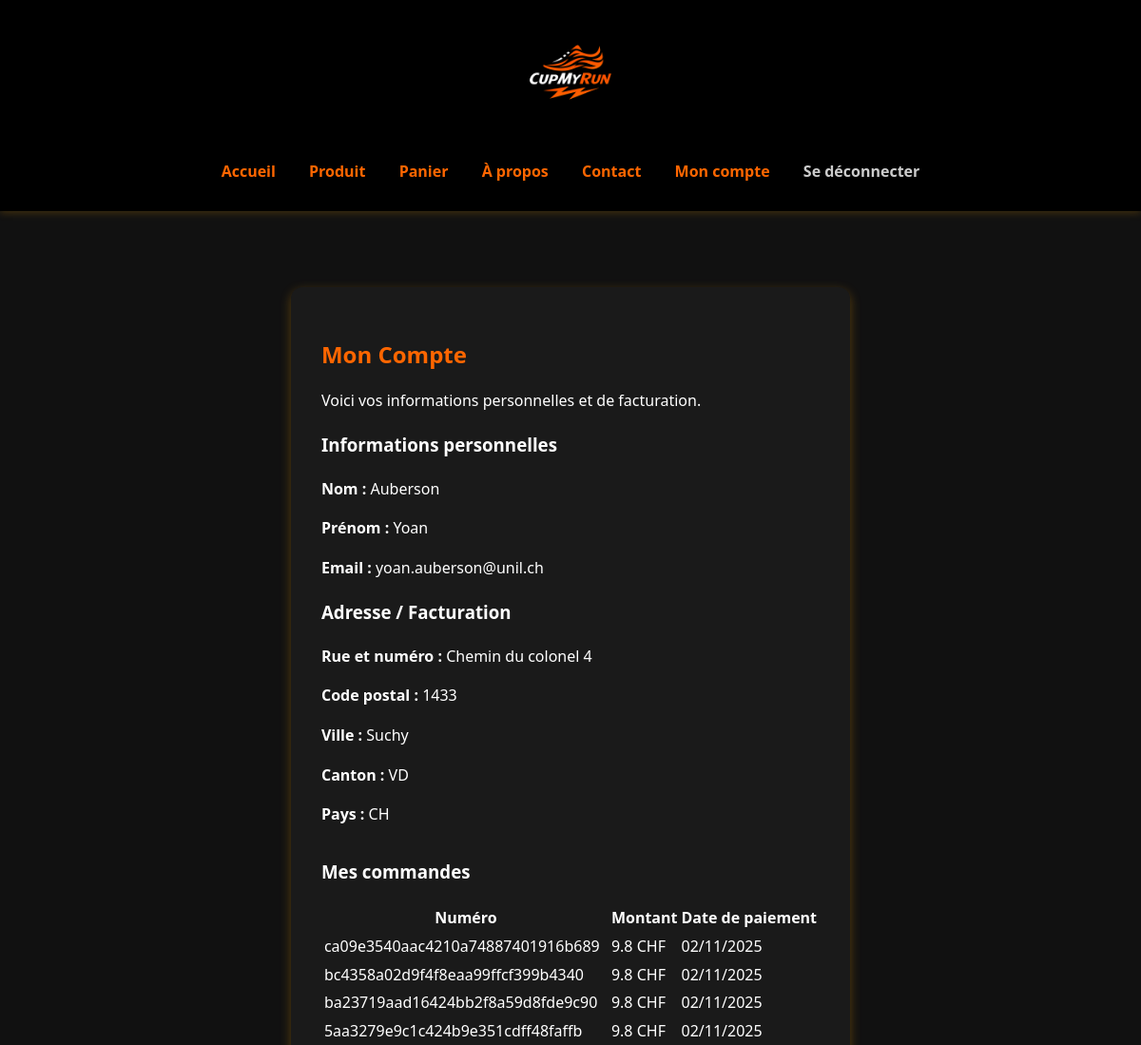
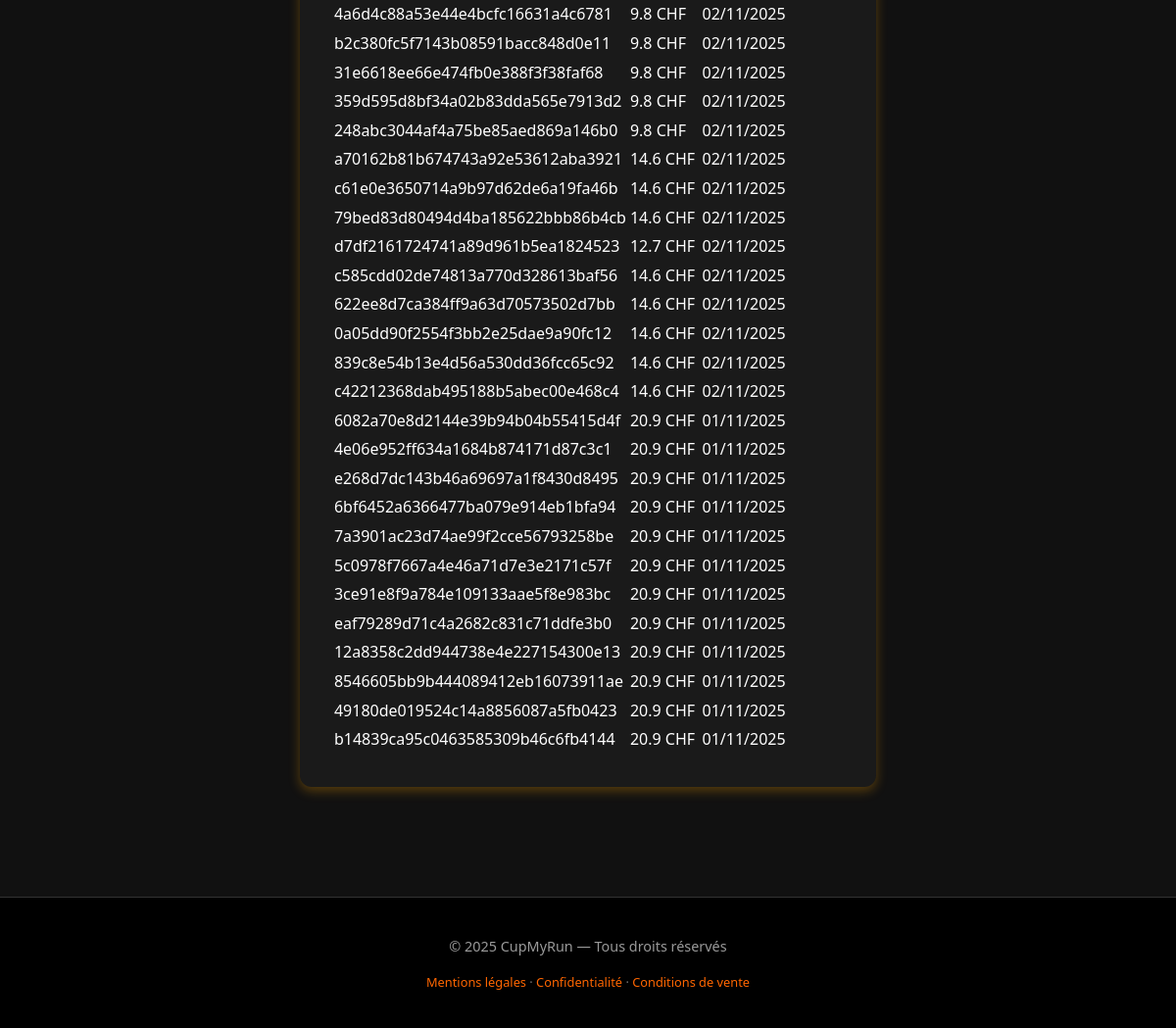
The page /compte (signed in) on the database its author committed (2 pictures, top to bottom).
### models/db_database.py (models this page shows, shortened)
class User(db.Model):
    __tablename__ = "users"
    id = db.Column(db.Integer, primary_key=True)
    first_name = db.Column(db.String(50), nullable=False)
    last_name = db.Column(db.String(50), nullable=False)
    email = db.Column(db.String(150), unique=True, nullable=False)
    password = db.Column(db.String(200), nullable=True)  # 🔑 mot de passe haché
    created_at = db.Column(db.DateTime, default=datetime.utcnow)
    strava_access_token = db.Column(db.String(255), nullable=True)
    strava_refresh_token = db.Column(db.String(255), nullable=True)
    strava_token_expires_at = db.Column(db.Integer, nullable=True)  # timestamp Unix
    orders = db.relationship("Order", backref="user", lazy=True)
    billing_info = db.relationship("BillingInfo", backref="user", uselist=False, lazy=True)

class BillingInfo(db.Model):
    __tablename__ = "billing_info"
    id = db.Column(db.Integer, primary_key=True)
    user_id = db.Column(db.Integer, db.ForeignKey("users.id"), nullable=False, unique=True)
    first_name = db.Column(db.String(50), nullable=False)
    last_name = db.Column(db.String(50), nullable=False)
    email = db.Column(db.String(150), nullable=False)
    street = db.Column(db.String(100))
    postal_code = db.Column(db.String(10))
    city = db.Column(db.String(50))
    region = db.Column(db.String(10))   # canton
    country = db.Column(db.String(10))  # ex: CH
    updated_at = db.Column(db.DateTime, default=datetime.utcnow, onupdate=datetime.utcnow)

class Order(db.Model):
    __tablename__ = "orders"
    id = db.Column(db.Integer, primary_key=True)
    mollie_id = db.Column(db.String(64), unique=True, nullable=True)
    order_number = db.Column(db.String(64), unique=True, nullable=False)
    user_id = db.Column(db.Integer, db.ForeignKey("users.id"), nullable=True)
    amount = db.Column(db.Float, nullable=False)
    currency = db.Column(db.String(10), nullable=False, default="CHF")
    status = db.Column(db.String(20), nullable=False, default="pending")
    payment_date = db.Column(db.DateTime)
    created_at = db.Column(db.DateTime, default=datetime.utcnow)
    billing_first_name = db.Column(db.String(50))
    billing_last_name = db.Column(db.String(50))
    billing_email = db.Column(db.String(150))
    billing_street = db.Column(db.String(100))
    billing_postal_code = db.Column(db.String(10))
    billing_city = db.Column(db.String(50))
    billing_region = db.Column(db.String(10))
    billing_country = db.Column(db.String(10))
    processed = db.Column(db.Boolean, default=False)  # <-- ajouter cette colonne
    photos = db.relationship("OrderPhoto", backref="order", lazy=True)

### routes/auth.py (the view)
@auth_bp.route("/compte")
def compte():
    if "user_id" not in session:
        return redirect(url_for("auth.login"))
    user = User.query.get(session["user_id"])
    if not user:
        return redirect(url_for("auth.login"))
    orders = Order.query.filter_by(user_id=user.id).order_by(Order.created_at.desc()).all()
    return render_template("compte.html", user=user, orders=orders)

### app.py (called while the page is built, shortened)
@app.before_request
def check_session_timeout():
    now = datetime.utcnow()
    last_active = session.get("last_active_at")
    if "user_id" in session or "guest_billing" in session:
        session["last_active_at"] = now.strftime("%Y-%m-%d %H:%M:%S")

@app.before_request
def init_strava_stats():
    try:
        total = StravaService.recalculate_connected_count()
    except Exception as e:
        print(f"⚠️ Erreur au recalcul du compteur Strava au démarrage : {e}")

### services/strava_service.py (called while the page is built)
    @staticmethod
    def recalculate_connected_count():
        from models.db_database import AppStats, User, GuestStravaSession
        now = time.time()
        users_connected = User.query.filter(
            User.strava_access_token.isnot(None),
            User.strava_access_token != "",
            User.strava_token_expires_at > now
        ).count()
        guests_connected = GuestStravaSession.query.filter(
            GuestStravaSession.strava_token_expires_at > now
        ).count()
        total = users_connected + guests_connected
        stats = AppStats.query.first()
        if not stats:
            stats = AppStats(strava_connected_count=total)
            db.session.add(stats)
        else:
            stats.strava_connected_count = total
        db.session.commit()
        return total

### templates/compte.html (shortened to what this page needs)
{% extends "base.html" %}
{% block content %}
<div class="container">
    <div class="account-card">
        <h2>Mon Compte</h2>
        <p>Voici vos informations personnelles et de facturation.</p>
        <h3>Informations personnelles</h3>
        <p><strong>Nom :</strong> {{ user.last_name }} </p>
        <p><strong>Prénom :</strong> {{ user.first_name }} </p>
        <p><strong>Email :</strong> {{ user.email }}</p>
        <h3>Adresse / Facturation</h3>
        {% if user.billing_info %}
        <p><strong>Rue et numéro :</strong> {{ user.billing_info.street or '-' }}</p>
        <p><strong>Code postal :</strong> {{ user.billing_info.postal_code or '-' }}</p>
        <p><strong>Ville :</strong> {{ user.billing_info.city or '-' }}</p>
        <p><strong>Canton :</strong> {{ user.billing_info.region or '-' }}</p>
        <p><strong>Pays :</strong> {{ user.billing_info.country or '-' }}</p>
        {% else %}
        <p>Aucune information de facturation renseignée.</p>
        {% endif %}
        <h3 style="margin-top: 2rem;">Mes commandes</h3>
        {% set paid_orders = orders | selectattr("status", "equalto", "paid") | list %}
        {% if paid_orders %}
        <div class="account-orders-wrapper">
            <table class="account-orders-table">
                <thead>
                    <tr>
                        <th>Numéro</th>
                        <th>Montant</th>
                        <th>Date de paiement</th>
                    </tr>
                </thead>
                <tbody>
                    {% for order in paid_orders %}
                    <tr>
                        <td>{{ order.order_number }}</td>
                        <td>{{ order.amount }} {{ order.currency }}</td>
                        <td>
                            {% if order.payment_date %}
                            {{ order.payment_date.strftime('%d/%m/%Y') }}
                            {% else %}
                            -
                            {% endif %}
                        </td>
                    </tr>
                    {% endfor %}
                </tbody>
            </table>
        </div>
        {% else %}
        <p>Aucune commande payée pour le moment.</p>
        {% endif %}
    </div>
</div>
{% endblock %}

### templates/base.html (shortened to what this page needs)
<!doctype html>
<html lang="fr">
<head>
    <link rel="stylesheet" href="{{ url_for('static', filename='style.css') }}">
    <link rel="stylesheet" href="{{ url_for('static', filename='mobile.css') }}" media="screen and (max-width: 768px)">
</head>
<body>
    <header>
        <div class="container header-inner">
            <h1 class="logo">
                <a href="{{ url_for('home') }}">
                    <img src="{{ url_for('static', filename='img/logo_cupmyrun.png') }}"
                         alt="CupMyRun" class="logo-img">
                </a>
            </h1>
            <nav id="main-nav">
                <a href="{{ url_for('home') }}" class="{{ 'active' if request.path == url_for('home') else '' }}">Accueil</a>
                <a href="{{ url_for('gobelet') }}" class="{{ 'active' if request.path == url_for('gobelet') else '' }}">Produit</a>
                <a href="{{ url_for('cart_view') }}" class="{{ 'active' if request.path == url_for('cart_view') else '' }}">Panier</a>
                <a href="{{ url_for('about') }}" class="{{ 'active' if request.path == url_for('about') else '' }}">À propos</a>
                <a href="{{ url_for('contact') }}" class="{{ 'active' if request.path == url_for('contact') else '' }}">Contact</a>
                {% if session.get('user_id') %}
                <a href="{{ url_for('auth.compte') }}">Mon compte</a>
                <a href="{{ url_for('auth.logout') }}" class="logout-btn">Se déconnecter</a>
                {% else %}
                <a href="{{ url_for('auth.login') }}">Connexion</a>
                <a href="{{ url_for('auth.register') }}">Inscription</a>
                {% endif %}
            </nav>
        </div>
    </header>
    <main>
        {% block content %}{% endblock %}
    </main>
    <footer>
        <p>&copy; {{ 2025 }} CupMyRun — Tous droits réservés</p>
        <p style="font-size:0.8rem; color:#777;">
            <a href="{{ url_for('mentions') }}" style="color:#ff6600; text-decoration:none;">Mentions légales</a> ·
            <a href="{{ url_for('confidentialite') }}" style="color:#ff6600; text-decoration:none;">Confidentialité</a> ·
            <a href="{{ url_for('conditions') }}" style="color:#ff6600; text-decoration:none;">Conditions de vente</a>
        </p>
    </footer>
</body>
</html>

### static/style.css (style rules this page uses)
body { font-family: 'Segoe UI', system-ui, sans-serif; margin: 0; padding: 0; line-height: 1.6; background-color: #111; color: #fff; transition: background 0.3s ease; }
header { background: #000; color: #ff6600; padding: 1rem 2rem; box-shadow: 0 2px 8px rgba(255, 165, 0, 0.2); display: flex; justify-content: space-between; align-items: center; width: 100%; box-sizing: border-box; }
nav { display: flex; flex-wrap: wrap; gap: 1rem; }
nav a { color: #ff6600; text-decoration: none; font-weight: 600; transition: color 0.3s ease; }
main { padding: 2rem 1.5rem; }
footer { background: #000; color: #999; text-align: center; padding: 1rem; margin-top: 2rem; font-size: 0.9rem; border-top: 1px solid #333; }
.container { display: flex; flex-wrap: wrap; gap: 2rem; width: 100%; max-width: 100%; margin: 0 auto; padding: 1rem 2rem; box-sizing: border-box; }
.container { animation: fadeInUp 0.8s ease-out both; }
.account-card { background: #1a1a1a; color: #fff; padding: 2rem; border-radius: 12px; box-shadow: 0 4px 12px rgba(255, 165, 0, 0.3); max-width: 600px; margin: 2rem auto; }
.account-card h2 { color: #ff6600; margin-bottom: 1rem; }
.account-card p { font-size: 1rem; margin-bottom: 0.8rem; }
.header-inner { display: flex; justify-content: space-between; align-items: center; flex-wrap: wrap; width: 100%; max-width: 1200px; margin: 0 auto; box-sizing: border-box; }
.logo a { text-decoration: none; color: #ff6600; font-weight: bold; font-size: 1.5rem; }
.logout-btn { color: #ccc; }
footer { background: #000; color: #999; text-align: center; padding: 1.5rem 1rem; font-size: 0.9rem; border-top: 1px solid #333; }
footer a { color: #ff6600; text-decoration: none; }
.logo { margin: 0; padding: 0; }
.logo a { display: inline-block; text-decoration: none; }
.logo-img { height: 160px; width: auto; display: block; transition: transform 0.3s ease; }
.header-inner { display: flex; align-items: center; justify-content: space-between; padding: 1rem 2rem; }
html, body { width: 100%; max-width: 100%; overflow-x: hidden; margin: 0; padding: 0; box-sizing: border-box; }
header { background: #000; color: #ff6600; padding: 0.5rem 1rem; box-shadow: 0 2px 8px rgba(255,165,0,0.2); }
.header-inner { display: flex; flex-direction: column; align-items: center; justify-content: center; gap: 0.5rem; text-align: center; }
.logo-img { height: 110px; width: auto; }
nav { display: flex; flex-wrap: wrap; justify-content: center; align-items: center; gap: 0.6rem 1rem; margin-top: 0.5rem; }
nav a { color: #ff6600; text-decoration: none; font-weight: 600; font-size: 1rem; padding: 0.3rem 0.6rem; border-radius: 6px; transition: background 0.3s ease, color 0.3s ease; }
html, body { max-width: 100%; overflow-x: hidden; }

### rows shown on the page
User: last_name "Auberson", first_name "Yoan", email "yoan.auberson@unil.ch"
BillingInfo: billing_info "Chemin du colonel 4", billing_info "1433", billing_info "Suchy", billing_info "VD", billing_info "CH"
Order: order_number "ca09e3540aac4210a74887401916b689", amount "9.8", currency "CHF", payment_date "02/11/2025"
Order: order_number "bc4358a02d9f4f8eaa99ffcf399b4340", amount "9.8", currency "CHF", payment_date "02/11/2025"
Order: order_number "ba23719aad16424bb2f8a59d8fde9c90", amount "9.8", currency "CHF", payment_date "02/11/2025"
Order: order_number "5aa3279e9c1c424b9e351cdff48faffb", amount "9.8", currency "CHF", payment_date "02/11/2025"
Order: order_number "4a6d4c88a53e44e4bcfc16631a4c6781", amount "9.8", currency "CHF", payment_date "02/11/2025"
Order: order_number "b2c380fc5f7143b08591bacc848d0e11", amount "9.8", currency "CHF", payment_date "02/11/2025"
Order: order_number "31e6618ee66e474fb0e388f3f38faf68", amount "9.8", currency "CHF", payment_date "02/11/2025"
Order: order_number "359d595d8bf34a02b83dda565e7913d2", amount "9.8", currency "CHF", payment_date "02/11/2025"
Order: order_number "248abc3044af4a75be85aed869a146b0", amount "9.8", currency "CHF", payment_date "02/11/2025"
Order: order_number "a70162b81b674743a92e53612aba3921", amount "14.6", currency "CHF", payment_date "02/11/2025"
Order: order_number "c61e0e3650714a9b97d62de6a19fa46b", amount "14.6", currency "CHF", payment_date "02/11/2025"
Order: order_number "79bed83d80494d4ba185622bbb86b4cb", amount "14.6", currency "CHF", payment_date "02/11/2025"
Order: order_number "d7df2161724741a89d961b5ea1824523", amount "12.7", currency "CHF", payment_date "02/11/2025"
Order: order_number "c585cdd02de74813a770d328613baf56", amount "14.6", currency "CHF", payment_date "02/11/2025"
Order: order_number "622ee8d7ca384ff9a63d70573502d7bb", amount "14.6", currency "CHF", payment_date "02/11/2025"
Order: order_number "0a05dd90f2554f3bb2e25dae9a90fc12", amount "14.6", currency "CHF", payment_date "02/11/2025"
Order: order_number "839c8e54b13e4d56a530dd36fcc65c92", amount "14.6", currency "CHF", payment_date "02/11/2025"
Order: order_number "c42212368dab495188b5abec00e468c4", amount "14.6", currency "CHF", payment_date "02/11/2025"
Order: order_number "6082a70e8d2144e39b94b04b55415d4f", amount "20.9", currency "CHF", payment_date "01/11/2025"
Order: order_number "4e06e952ff634a1684b874171d87c3c1", amount "20.9", currency "CHF", payment_date "01/11/2025"
Order: order_number "e268d7dc143b46a69697a1f8430d8495", amount "20.9", currency "CHF", payment_date "01/11/2025"
Order: order_number "6bf6452a6366477ba079e914eb1bfa94", amount "20.9", currency "CHF", payment_date "01/11/2025"
Order: order_number "7a3901ac23d74ae99f2cce56793258be", amount "20.9", currency "CHF", payment_date "01/11/2025"
Order: order_number "5c0978f7667a4e46a71d7e3e2171c57f", amount "20.9", currency "CHF", payment_date "01/11/2025"
Order: order_number "3ce91e8f9a784e109133aae5f8e983bc", amount "20.9", currency "CHF", payment_date "01/11/2025"
Order: order_number "eaf79289d71c4a2682c831c71ddfe3b0", amount "20.9", currency "CHF", payment_date "01/11/2025"
Order: order_number "12a8358c2dd944738e4e227154300e13", amount "20.9", currency "CHF", payment_date "01/11/2025"
Order: order_number "8546605bb9b444089412eb16073911ae", amount "20.9", currency "CHF", payment_date "01/11/2025"
Order: order_number "49180de019524c14a8856087a5fb0423", amount "20.9", currency "CHF", payment_date "01/11/2025"
Order: order_number "b14839ca95c0463585309b46c6fb4144", amount "20.9", currency "CHF", payment_date "01/11/2025"

### other values the page prints
{{ 2025 }} "2025"
